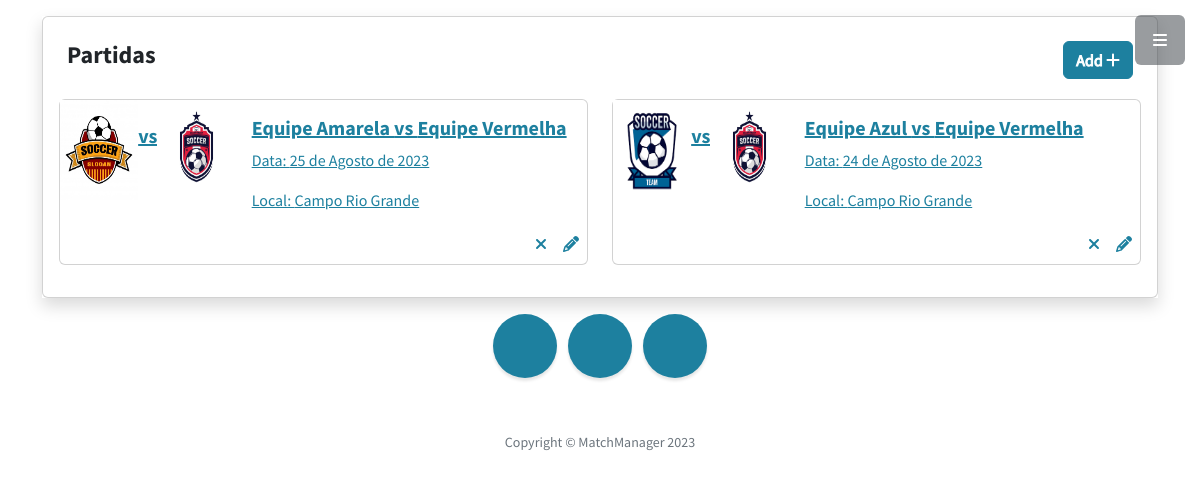
Page /partidas/listar/ (signed in) on the committed database.
### Partida/models.py (models this page shows)
class Partida(models.Model):
    nome = models.CharField(verbose_name='Nome da Partida', max_length= 100, null= True)
    data = models.DateField(verbose_name= 'Data', null=True, blank=True)
    horario = models.TimeField(verbose_name= 'Horario', null=True, blank=True )
    local = models.CharField(verbose_name= 'Local', max_length=30)
    resultado = models.CharField(verbose_name= 'Resultado', max_length=25,null= True)
    placar = models.IntegerField(verbose_name= 'Placar')
    Campeonato = models.ForeignKey('Campeonato.Campeonato', on_delete= models.CASCADE)
    Equipe1 = models.ForeignKey('Equipe.Equipe', on_delete= models.CASCADE, related_name="PrimeiraEquipe")
    Equipe2 = models.ForeignKey('Equipe.Equipe', on_delete= models.CASCADE, related_name="SegundaEquipe")

### Equipe/models.py (models this page shows, shortened)
class Equipe(models.Model):
    nome = models.CharField(max_length=200, verbose_name= 'Nome', null= True )
    participantes = models.CharField(max_length=200, verbose_name= 'Participantes', null= True )
    Campeonato = models.ForeignKey('Campeonato.Campeonato', on_delete= models.CASCADE, null= True)
    escudo = models.ImageField(upload_to='escudos/', null= True)

### Partida/views.py (the view)
# urls.py: path('listar/', views.lista_partidas, name='listarpart'),
def lista_partidas(request):
    partidas = Partida.objects.all()
    return render(request, 'partidas/lista_partidas.html', {'partidas': partidas})

### Templates/partidas/lista_partidas.html
{% extends '_base.html' %}
{% load static %}
{% block content %}
<div class="mx-auto">
    <div class="col-lg-12 shadow mt-3">
        <div class="card">
            <div class="card-body">
                <div class="card-title">
                    <div class="d-flex flex-row">
                        <h4 class="p-2 col-lg-4">Partidas</h4>
                        <div class="p-2 col-lg-8 d-grid gap-2 d-md-flex justify-content-md-end">
                            {% if request.user.is_authenticated %}
                            <a href="/partidas/criar/">
                                <button type="button" class="btn mb-1 btn-primary ">
                                    Add <span class="btn-icon-right"><i class="fa fa-plus"></i></span>
                                </button>
                            </a>
                            {% endif %}
                        </div>
                    </div>
                </div>
                <div class="row">
                    {% for partida in partidas %}
                    <div class="col-md-6">
                        <div class="card mb-3">
                            <a href="/partidas/{{ partida.id }}/">
                                <div class="row g-0">
                                    <div class="col-md-4">
                                        <div class="d-flex justify-content-between">
                                            <div class="d-flex align-items-center">
                                                {% if partida.Equipe1.escudo %}
                                                <img src="{{ partida.Equipe1.escudo.url }}" alt="{{ partida.Equipe1.nome }}" class="img-fluid" style="width: 100px; height: 100px;">
                                                {% else %}
                                                <img src="{% static 'caminho/para/imagem/default.jpg' %}" alt="Escudo Padrão" class="img-fluid" style="width: 100px; height: 100px;">
                                                {% endif %}
                                            </div>
                                            <h5 class="mt-4">vs</h5>
                                            <div class="d-flex align-items-center">
                                                {% if partida.Equipe2.escudo %}
                                                <img src="{{ partida.Equipe2.escudo.url }}" alt="{{ partida.Equipe2.nome }}" class="img-fluid" style="width: 100px; height: 100px;">
                                                {% else %}
                                                <img src="{% static 'caminho/para/imagem/default.jpg' %}" alt="Escudo Padrão" class="img-fluid" style="width: 100px; height: 100px;">
                                                {% endif %}
                                            </div>
                                        </div>
                                    </div>
                                    <div class="col-md-8">
                                        <div class="card-body">
                                            <h5 class="card-title">{{ partida.Equipe1.nome }} vs {{ partida.Equipe2.nome }}</h5>
                                            <p class="card-text">Data: {{ partida.data }}</p>
                                            <p class="card-text">Local: {{ partida.local }}</p>
                                        </div>
                                    </div>
                                </div>
                            </a>
                            <div class="d-flex justify-content-end">
                                <a href="/partidas/excluir/{{ partida.id }}/" data-toggle="tooltip" data-placement="top" title="Excluir"><i class="fa fa-close color-danger m-2"></i></a>
                                <a href="/partidas/editar/{{ partida.id }}/" data-toggle="tooltip" data-placement="top" title="Editar"><i class="fa fa-pencil color-muted m-r-5 m-2"></i> </a>
                            </div>
                        </div>
                    </div>
                    {% endfor %}
                </div>
            </div>
        </div>
    </div>
</div>
{% endblock %}

### rows in the picture
Partida: Equipe1.escudo (picture), Equipe2.escudo (picture), Equipe1.nome "Equipe Amarela", Equipe2.nome "Equipe Vermelha", data "25 de Agosto de 2023", local "Campo Rio Grande"
Partida: Equipe1.escudo (picture), Equipe2.escudo (picture), Equipe1.nome "Equipe Azul", Equipe2.nome "Equipe Vermelha", data "24 de Agosto de 2023", local "Campo Rio Grande"
